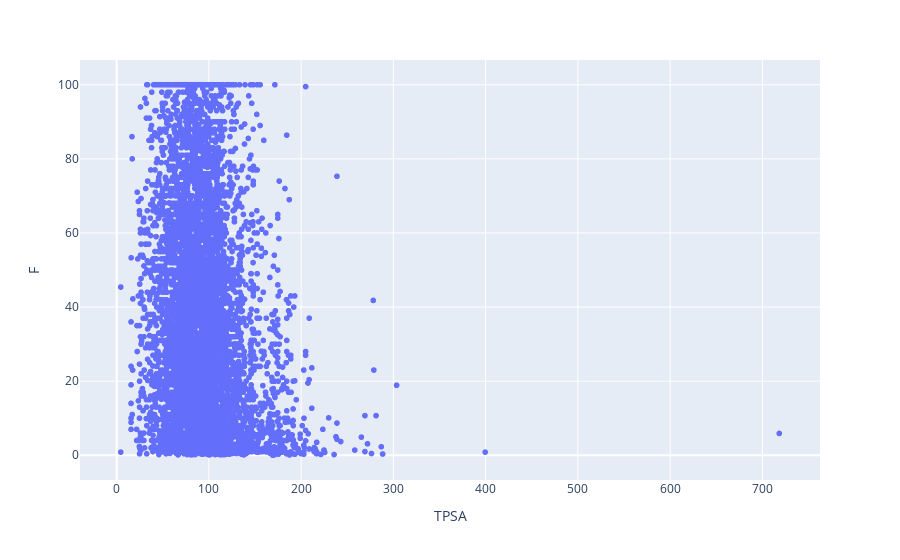

Notebook code for this chart:
### Code cell
df.sort_values(by=['TPSA'])
fig = px.scatter(df, x="TPSA", y="F")
fig.show()

### Figure 1 — Plotly figure (JSON) as saved in the notebook; plotly's stock layout.template omitted (floating-point values rounded to 4 significant figures; data arrays with more than 128 entries replaced by an {"elided": "..."} marker saying what was removed)
{"data": [{"hovertemplate": "TPSA=%{x}<br>F=%{y}<extra></extra>", "legendgroup": "", "marker": {"color": "#636efa", "symbol": "circle"}, "mode": "markers", "name": "", "showlegend": false, "type": "scattergl", "x": {"elided": "6214 float values"}, "xaxis": "x", "y": {"elided": "6214 float values"}, "yaxis": "y"}], "layout": {"legend": {"tracegroupgap": 0}, "margin": {"t": 60}, "xaxis": {"anchor": "y", "domain": [0, 1], "title": {"text": "TPSA"}}, "yaxis": {"anchor": "x", "domain": [0, 1], "title": {"text": "F"}}}}
